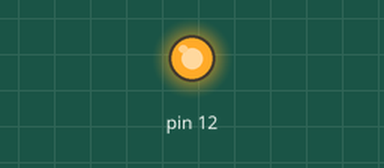
Simulated run of this sketch. Board: Arduino Uno, built with avr-gcc and run on an emulated ATmega328P. Shown: output pins drawn as LEDs (lit = HIGH). The local clock reads 2024-03-15 10:24:30 at power-on unless the sketch sets it; what the sketch prints to the serial monitor is not drawn.

Above: at 0.1 s.
Timing chart, 0 to 1.6 s (numbered marks = the images above):
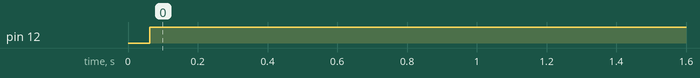

The sketch:

alysa.ino
```cpp
/*
  This code initializes and sets up the RTC DS1302 module and prints the current date and
  time on the serial monitor. It also checks if the RTC is running and has a valid date and time.
  If not, it sets the RTC to the compile time.
  Due to the time required for compilation and upload, there may be a time difference.

  Board: Arduino Uno R3 (or R4)
  Component: Real Time Clock Module  (DS1302)
  Library: https://github.com/Makuna/Rtc (Rtc by Makuna)
*/

#include <ThreeWire.h>
#include <RtcDS1302.h>

const int IO = 4;    // DAT
const int SCLK = 5;  // CLK
const int CE = 2;    // RST

ThreeWire myWire(4, 5, 2);  // IO, SCLK, CE
RtcDS1302<ThreeWire> Rtc(myWire);

void setup() {
  pinMode(12, OUTPUT);
  Serial.begin(9600);

  Serial.print("compiled: ");
  Serial.print(__DATE__);
  Serial.println(__TIME__);

  Rtc.Begin();

  RtcDateTime compiled = RtcDateTime(__DATE__, __TIME__);
  printDateTime(compiled);
  Serial.println();

  if (!Rtc.IsDateTimeValid()) {
    // Common Causes:
    //    1) first time you ran and the device wasn't running yet
    //    2) the battery on the device is low or even missing

    Serial.println("RTC lost confidence in the DateTime!");
    Rtc.SetDateTime(compiled);
  }

  if (Rtc.GetIsWriteProtected()) {
    Serial.println("RTC was write protected, enabling writing now");
    Rtc.SetIsWriteProtected(false);
  }

  if (!Rtc.GetIsRunning()) {
    Serial.println("RTC was not actively running, starting now");
    Rtc.SetIsRunning(true);
  }

  RtcDateTime now = Rtc.GetDateTime();
  if (now < compiled) {
    Serial.println("RTC is older than compile time!  (Updating DateTime)");
    Rtc.SetDateTime(compiled);
  } else if (now > compiled) {
    Serial.println("RTC is newer than compile time. (this is expected)");
  } else if (now == compiled) {
    Serial.println("RTC is the same as compile time! (not expected but all is fine)");
  }
}

void loop() {
  RtcDateTime now = Rtc.GetDateTime();

  printDateTime(now);
  Serial.println();

    if (now.Hour() == 5 && now.Minute() == 32) {
    digitalWrite(12, LOW);
  } else {
    digitalWrite(12, HIGH);
  }

  if (!now.IsValid()) {
    // Common Causes:
    //    1) the battery on the device is low or even missing and the power line was disconnected
    Serial.println("RTC lost confidence in the DateTime!");
  }

  delay(5000);  // five seconds
}

#define countof(a) (sizeof(a) / sizeof(a[0]))

void printDateTime(const RtcDateTime& dt) {
  char datestring[20];

  snprintf_P(datestring,
             countof(datestring),
             PSTR("%02u/%02u/%04u %02u:%02u:%02u"),
             dt.Month(),
             dt.Day(),
             dt.Year(),
             dt.Hour(),
             dt.Minute(),
             dt.Second());
  Serial.print(datestring);
}
```

Measured:
- by itself, pin 12: LOW → HIGH at 0.06 s
